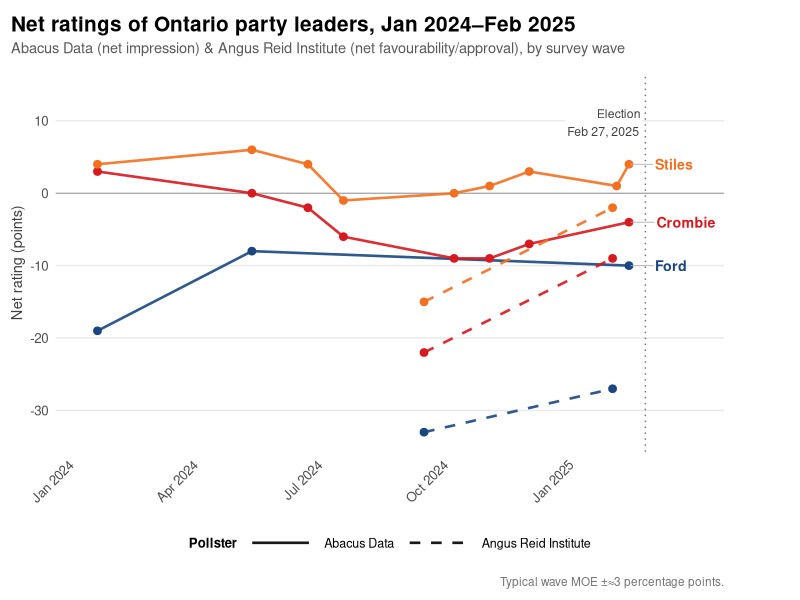
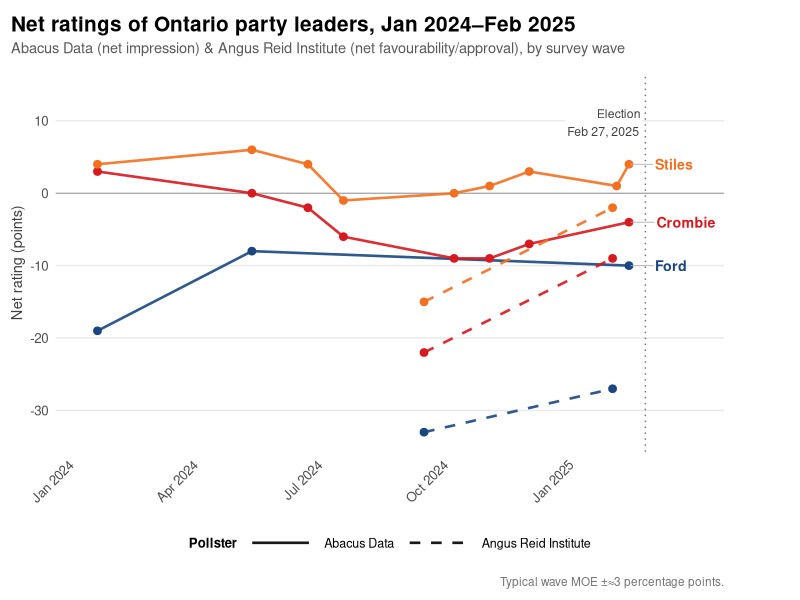

Reproduce these figures in R, in order.

library(readxl)
library(dplyr)
library(stringr)
library(lubridate)
library(ggplot2)
library(ggrepel)
library(here)

# --- 1. Read cleaned data -------------------------------------------
raw <- read_excel(
  path  = here("data/ontario_leader_approval_polls.xlsx"),
  sheet = "Leader Approval Polls",
  col_types = "text"
)

# --- 2. Clean ---------------------------------------------------------
polls <- raw |>
  filter(
    (Pollster == "Abacus Data" & Metric == "net impression") |
      (Pollster == "Angus Reid Institute" & Metric %in% c("net favourability", "net approval"))
  ) |>
  rename(
    field_end = `Field End`,
    leader    = Leader,
    net       = Net,
    pollster  = Pollster
  ) |>
  mutate(
    date = case_when(
      str_detect(field_end, "^\\d+(\\.\\d+)?$")       ~ as.Date(as.numeric(field_end), origin = "1899-12-30"),
      str_detect(field_end, "^\\d{4}-\\d{2}-\\d{2}$") ~ ymd(field_end),
      str_detect(field_end, "^\\d{4}-\\d{2}$")        ~ ymd(paste0(field_end, "-15")),
      TRUE                                            ~ as.Date(NA)
    ),
    net = as.numeric(net),
    leader = factor(
      leader,
      levels = c("Ford", "Crombie", "Stiles", "Fraser (interim Lib)")
    ),
    pollster = factor(pollster, levels = c("Abacus Data", "Angus Reid Institute"))
  ) |>
  filter(!is.na(date), !is.na(net), date >= as.Date("2024-01-01")) |>
  arrange(leader, pollster, date)

party_cols <- c(
  "Ford"                 = "#1A4782",
  "Crombie"              = "#D71920",
  "Stiles"               = "#F37021",
  "Fraser (interim Lib)" = "#8B0000"
)

election_day <- as.Date("2025-02-27")

# --- Restrict to pre-election period --------------------------------
polls <- polls |> filter(date <= election_day)

# Direct labels: last wave per leader (across either pollster)
labels <- polls |>
  group_by(leader) |>
  slice_max(date, n = 1, with_ties = FALSE) |>
  ungroup() |>
  mutate(
    label = recode(as.character(leader),
                   "Fraser (interim Lib)" = "Fraser (interim Lib)")
  )

y_top    <- max(polls$net) + 6
y_bottom <- min(polls$net) - 3

# --- 4. Plot -------------------------------------------------------
p <- ggplot(polls, aes(x = date, y = net, colour = leader, linetype = pollster,
                       group = interaction(leader, pollster))) +
  geom_hline(yintercept = 0, linewidth = 0.3, colour = "grey55") +
  geom_vline(xintercept = election_day, linetype = "dotted",
             colour = "grey45", linewidth = 0.5) +
  annotate("label", x = election_day, y = y_top,
           label = "Election\nFeb 27, 2025",
           hjust = 1.05, vjust = 1, size = 3.1, colour = "grey25",
           fill = "white", label.size = 0, label.padding = unit(0.15, "lines")) +
  geom_line(linewidth = 0.9, alpha = 0.9) +
  geom_point(size = 2.3) +
  geom_text_repel(
    data = labels,
    aes(label = label),
    hjust = 0, direction = "y", nudge_x = 18, xlim = c(NA, Inf),
    segment.color = "grey70", segment.size = 0.3,
    size = 3.6, fontface = "bold", lineheight = 0.9,
    min.segment.length = 0, box.padding = 0.3,
    show.legend = FALSE
  ) +
  scale_colour_manual(values = party_cols, guide = "none") +
  scale_linetype_manual(values = c("Abacus Data" = "solid", "Angus Reid Institute" = "dashed"),
                        name = "Pollster") +
  guides(linetype = guide_legend(keywidth = unit(1.8, "cm"))) +
  scale_x_date(breaks = seq(as.Date("2024-01-01"), election_day, by = "3 months"),
               date_labels = "%b %Y",
               limits = c(as.Date("2024-01-01"), NA),
               expand = expansion(mult = c(0.02, 0.12))) +
  scale_y_continuous(expand = expansion(mult = c(0.06, 0.10))) +
  coord_cartesian(clip = "off") +
  labs(
    title    = "Net ratings of Ontario party leaders, Jan 2024\u2013Feb 2025",
    subtitle = "Abacus Data (net impression) & Angus Reid Institute (net favourability/approval), by survey wave",
    x = NULL, y = "Net rating (points)",
    caption  = "Typical wave MOE \u00b1\u22483 percentage points."
  ) +
  theme_minimal(base_size = 12) +
  theme(
    plot.title.position = "plot",
    plot.title    = element_text(face = "bold", size = 15, margin = margin(b = 4)),
    plot.subtitle = element_text(colour = "grey35", size = 10.5, margin = margin(b = 12)),
    plot.caption  = element_text(colour = "grey45", size = 8.5, margin = margin(t = 10)),
    axis.text.x   = element_text(angle = 45, hjust = 1),
    axis.title.y  = element_text(size = 10.5, colour = "grey25"),
    panel.grid.minor = element_blank(),
    panel.grid.major.x = element_blank(),
    legend.position = "bottom",
    legend.title = element_text(size = 9.5, face = "bold"),
    legend.text  = element_text(size = 9),
    plot.margin  = margin(t = 12, r = 55, b = 8, l = 8)
  )

print(p)

ggsave(here("Plots/ontario_leader_net_impressions.png"), p,
       width = 10, height = 6.2, dpi = 300)
